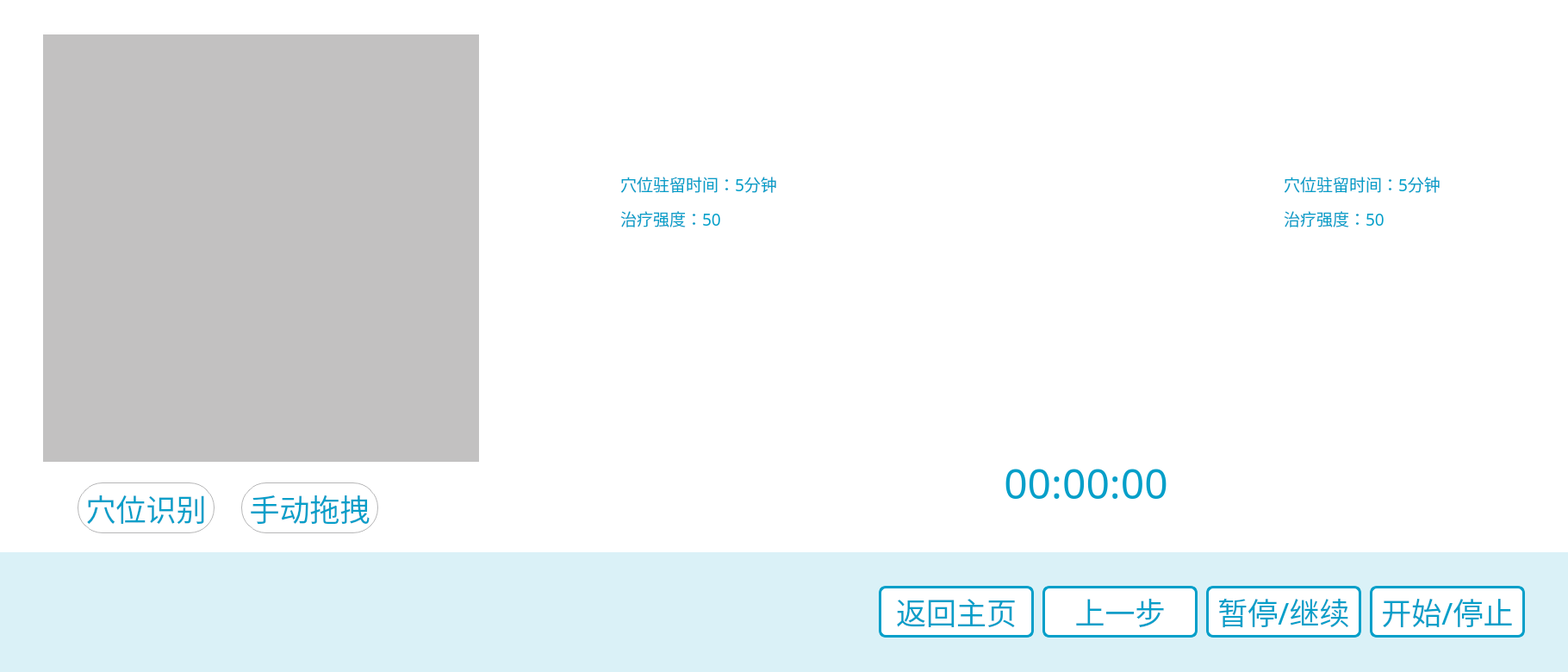
<?xml version="1.0" encoding="UTF-8"?>
<ui version="4.0">
 <class>AutoTreatLegOpenBeginClass</class>
 <widget class="QWidget" name="AutoTreatLegOpenBeginClass">
  <property name="geometry">
   <rect>
    <x>0</x>
    <y>0</y>
    <width>1820</width>
    <height>780</height>
   </rect>
  </property>
  <property name="windowTitle">
   <string>AutoTreatLegOpenBegin</string>
  </property>
  <widget class="QPushButton" name="pushButton_Recognize">
   <property name="geometry">
    <rect>
     <x>90</x>
     <y>560</y>
     <width>159</width>
     <height>59</height>
    </rect>
   </property>
   <property name="font">
    <font>
     <family>阿里巴巴普惠体</family>
     <pointsize>26</pointsize>
    </font>
   </property>
   <property name="styleSheet">
    <string notr="true">QPushButton
{
    /*背景颜色*/  
	color:#059FC9;
	border-radius:29px;
	border:1px solid #B6B6B7;
}

QPushButton:pressed
{
    background-color:#059FC9;
	color:white;
}</string>
   </property>
   <property name="text">
    <string>穴位识别</string>
   </property>
  </widget>
  <widget class="QLabel" name="label_background_white">
   <property name="geometry">
    <rect>
     <x>0</x>
     <y>0</y>
     <width>1820</width>
     <height>641</height>
    </rect>
   </property>
   <property name="font">
    <font>
     <family>Arial</family>
     <pointsize>16</pointsize>
     <weight>75</weight>
     <bold>true</bold>
    </font>
   </property>
   <property name="styleSheet">
    <string notr="true">background-color:white;</string>
   </property>
   <property name="text">
    <string/>
   </property>
  </widget>
  <widget class="QLabel" name="label_Bottom">
   <property name="geometry">
    <rect>
     <x>0</x>
     <y>641</y>
     <width>1820</width>
     <height>139</height>
    </rect>
   </property>
   <property name="styleSheet">
    <string notr="true">background-color:#DAF1F7;</string>
   </property>
   <property name="text">
    <string/>
   </property>
  </widget>
  <widget class="QLabel" name="label_Timer">
   <property name="geometry">
    <rect>
     <x>910</x>
     <y>520</y>
     <width>496500</width>
     <height>90</height>
    </rect>
   </property>
   <property name="text">
    <string/>
   </property>
   <property name="pixmap">
    <pixmap resource="PhysicalTherapyRobot.qrc">:/TreatTimer.png</pixmap>
   </property>
  </widget>
  <widget class="QPushButton" name="pushButton_LastStep">
   <property name="geometry">
    <rect>
     <x>1210</x>
     <y>680</y>
     <width>180</width>
     <height>60</height>
    </rect>
   </property>
   <property name="font">
    <font>
     <family>阿里巴巴普惠体</family>
     <pointsize>26</pointsize>
     <weight>50</weight>
     <bold>false</bold>
    </font>
   </property>
   <property name="styleSheet">
    <string notr="true">QPushButton
{
    /*背景颜色*/  
	background-color:rgb(255,255,255);
	border-radius:8px;
	border:3px solid #059FC9;
	color:#059FC9;
}

QPushButton:pressed
{
    background-color:#059FC9;
	color:white;
}</string>
   </property>
   <property name="text">
    <string>上一步</string>
   </property>
  </widget>
  <widget class="QWidget" name="widget_Dumai" native="true">
   <property name="geometry">
    <rect>
     <x>650</x>
     <y>20</y>
     <width>1086</width>
     <height>278</height>
    </rect>
   </property>
   <property name="styleSheet">
    <string notr="true">QWidget#widget_Dumai
{
    background-color:white;
    border-image:url(:/LegOpenNote.png);
}</string>
   </property>
   <widget class="QLabel" name="label_9">
    <property name="geometry">
     <rect>
      <x>70</x>
      <y>180</y>
      <width>189</width>
      <height>27</height>
     </rect>
    </property>
    <property name="font">
     <font>
      <family>阿里巴巴普惠体</family>
      <pointsize>14</pointsize>
     </font>
    </property>
    <property name="styleSheet">
     <string notr="true">QLabel#label_9
{
color:#059FC9;
}</string>
    </property>
    <property name="text">
     <string>穴位驻留时间：5分钟</string>
    </property>
   </widget>
   <widget class="QLabel" name="label_10">
    <property name="geometry">
     <rect>
      <x>70</x>
      <y>220</y>
      <width>189</width>
      <height>27</height>
     </rect>
    </property>
    <property name="font">
     <font>
      <family>阿里巴巴普惠体</family>
      <pointsize>14</pointsize>
     </font>
    </property>
    <property name="styleSheet">
     <string notr="true">color:#059FC9;</string>
    </property>
    <property name="text">
     <string>治疗强度：50</string>
    </property>
   </widget>
   <widget class="QLabel" name="label_12">
    <property name="geometry">
     <rect>
      <x>840</x>
      <y>220</y>
      <width>189</width>
      <height>27</height>
     </rect>
    </property>
    <property name="font">
     <font>
      <family>阿里巴巴普惠体</family>
      <pointsize>14</pointsize>
     </font>
    </property>
    <property name="styleSheet">
     <string notr="true">color:#059FC9;</string>
    </property>
    <property name="text">
     <string>治疗强度：50</string>
    </property>
   </widget>
   <widget class="QLabel" name="label_13">
    <property name="geometry">
     <rect>
      <x>840</x>
      <y>180</y>
      <width>189</width>
      <height>27</height>
     </rect>
    </property>
    <property name="font">
     <font>
      <family>阿里巴巴普惠体</family>
      <pointsize>14</pointsize>
     </font>
    </property>
    <property name="styleSheet">
     <string notr="true">color:#059FC9;</string>
    </property>
    <property name="text">
     <string>穴位驻留时间：5分钟</string>
    </property>
   </widget>
  </widget>
  <widget class="QPushButton" name="pushButton_PauseOrContinue">
   <property name="geometry">
    <rect>
     <x>1400</x>
     <y>680</y>
     <width>180</width>
     <height>60</height>
    </rect>
   </property>
   <property name="font">
    <font>
     <family>阿里巴巴普惠体</family>
     <pointsize>26</pointsize>
     <weight>50</weight>
     <bold>false</bold>
    </font>
   </property>
   <property name="styleSheet">
    <string notr="true">QPushButton
{
    /*背景颜色*/  
	background-color:rgb(255,255,255);
	border-radius:8px;
	border:3px solid #059FC9;
	color:#059FC9;
}

QPushButton:pressed
{
    background-color:#059FC9;
	color:white;
}</string>
   </property>
   <property name="text">
    <string>暂停/继续</string>
   </property>
  </widget>
  <widget class="QPushButton" name="pushButton_Drag">
   <property name="geometry">
    <rect>
     <x>280</x>
     <y>560</y>
     <width>159</width>
     <height>59</height>
    </rect>
   </property>
   <property name="font">
    <font>
     <family>阿里巴巴普惠体</family>
     <pointsize>26</pointsize>
    </font>
   </property>
   <property name="styleSheet">
    <string notr="true">QPushButton
{
    /*背景颜色*/  
	color:#059FC9;
	border-radius:29px;
	border:1px solid #B6B6B7;
}

QPushButton:pressed
{
    background-color:#059FC9;
	color:white;
}</string>
   </property>
   <property name="text">
    <string>手动拖拽</string>
   </property>
  </widget>
  <widget class="QLabel" name="label_Image">
   <property name="geometry">
    <rect>
     <x>50</x>
     <y>40</y>
     <width>506</width>
     <height>496</height>
    </rect>
   </property>
   <property name="styleSheet">
    <string notr="true">background-color:#C2C1C1;</string>
   </property>
   <property name="text">
    <string/>
   </property>
  </widget>
  <widget class="QLabel" name="label_TimeValue">
   <property name="geometry">
    <rect>
     <x>1150</x>
     <y>530</y>
     <width>221</width>
     <height>61</height>
    </rect>
   </property>
   <property name="font">
    <font>
     <family>阿里巴巴普惠体</family>
     <pointsize>36</pointsize>
    </font>
   </property>
   <property name="styleSheet">
    <string notr="true">color:#059FC9;</string>
   </property>
   <property name="text">
    <string>00:00:00</string>
   </property>
   <property name="alignment">
    <set>Qt::AlignCenter</set>
   </property>
  </widget>
  <widget class="QPushButton" name="pushButton_StartOrStop">
   <property name="geometry">
    <rect>
     <x>1590</x>
     <y>680</y>
     <width>180</width>
     <height>60</height>
    </rect>
   </property>
   <property name="font">
    <font>
     <family>阿里巴巴普惠体</family>
     <pointsize>26</pointsize>
     <weight>50</weight>
     <bold>false</bold>
    </font>
   </property>
   <property name="styleSheet">
    <string notr="true">QPushButton
{
    /*背景颜色*/  
	background-color:rgb(255,255,255);
	border-radius:8px;
	border:3px solid #059FC9;
	color:#059FC9;
}

QPushButton:pressed
{
    background-color:#059FC9;
	color:white;
}</string>
   </property>
   <property name="text">
    <string>开始/停止</string>
   </property>
  </widget>
  <widget class="QPushButton" name="pushButton_Back">
   <property name="geometry">
    <rect>
     <x>1020</x>
     <y>680</y>
     <width>180</width>
     <height>60</height>
    </rect>
   </property>
   <property name="font">
    <font>
     <family>阿里巴巴普惠体</family>
     <pointsize>26</pointsize>
     <weight>50</weight>
     <bold>false</bold>
    </font>
   </property>
   <property name="styleSheet">
    <string notr="true">QPushButton
{
    /*背景颜色*/  
	background-color:rgb(255,255,255);
	border-radius:8px;
	border:3px solid #059FC9;
	color:#059FC9;
}

QPushButton:pressed
{
    background-color:#059FC9;
	color:white;
}</string>
   </property>
   <property name="text">
    <string>返回主页</string>
   </property>
  </widget>
  <widget class="QLabel" name="label_flag">
   <property name="geometry">
    <rect>
     <x>1190</x>
     <y>330</y>
     <width>33</width>
     <height>28</height>
    </rect>
   </property>
   <property name="text">
    <string/>
   </property>
   <property name="pixmap">
    <pixmap resource="PhysicalTherapyRobot.qrc">:/BlueTriangle.png</pixmap>
   </property>
  </widget>
  <zorder>label_background_white</zorder>
  <zorder>label_Bottom</zorder>
  <zorder>label_Timer</zorder>
  <zorder>pushButton_LastStep</zorder>
  <zorder>widget_Dumai</zorder>
  <zorder>pushButton_PauseOrContinue</zorder>
  <zorder>pushButton_Drag</zorder>
  <zorder>label_Image</zorder>
  <zorder>label_TimeValue</zorder>
  <zorder>pushButton_StartOrStop</zorder>
  <zorder>pushButton_Back</zorder>
  <zorder>pushButton_Recognize</zorder>
  <zorder>label_flag</zorder>
 </widget>
 <layoutdefault spacing="6" margin="11"/>
 <resources>
  <include location="PhysicalTherapyRobot.qrc"/>
 </resources>
 <connections/>
</ui>
